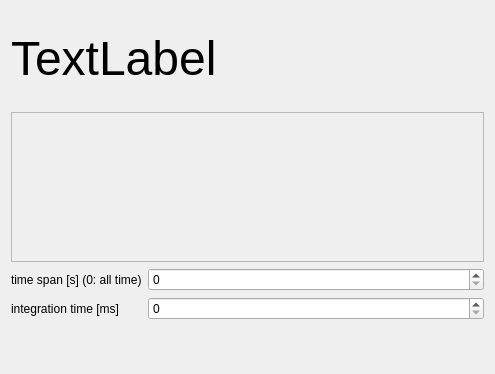
<?xml version="1.0" encoding="UTF-8"?>
<ui version="4.0">
 <class>Panel</class>
 <widget class="QWidget" name="Panel">
  <property name="geometry">
   <rect>
    <x>0</x>
    <y>0</y>
    <width>495</width>
    <height>374</height>
   </rect>
  </property>
  <property name="windowTitle">
   <string>Form</string>
  </property>
  <layout class="QVBoxLayout" name="verticalLayout">
   <item>
    <widget class="QLabel" name="counts">
     <property name="minimumSize">
      <size>
       <width>0</width>
       <height>40</height>
      </size>
     </property>
     <property name="font">
      <font>
       <pointsize>36</pointsize>
      </font>
     </property>
     <property name="text">
      <string>TextLabel</string>
     </property>
    </widget>
   </item>
   <item>
    <widget class="TimeTracePlot" name="plot">
     <property name="minimumSize">
      <size>
       <width>0</width>
       <height>150</height>
      </size>
     </property>
     <property name="frameShape">
      <enum>QFrame::StyledPanel</enum>
     </property>
     <property name="frameShadow">
      <enum>QFrame::Raised</enum>
     </property>
    </widget>
   </item>
   <item>
    <layout class="QFormLayout" name="formLayout">
     <item row="0" column="0">
      <widget class="QLabel" name="label">
       <property name="text">
        <string>time span [s] (0: all time)</string>
       </property>
      </widget>
     </item>
     <item row="0" column="1">
      <widget class="QSpinBox" name="t_range"/>
     </item>
     <item row="1" column="0">
      <widget class="QLabel" name="label_2">
       <property name="text">
        <string>integration time [ms]</string>
       </property>
      </widget>
     </item>
     <item row="1" column="1">
      <widget class="QSpinBox" name="integration_time"/>
     </item>
    </layout>
   </item>
  </layout>
 </widget>
 <customwidgets>
  <customwidget>
   <class>TimeTracePlot</class>
   <extends>QFrame</extends>
   <header>chaco_plot.h</header>
   <container>1</container>
  </customwidget>
 </customwidgets>
 <resources/>
 <connections/>
</ui>
